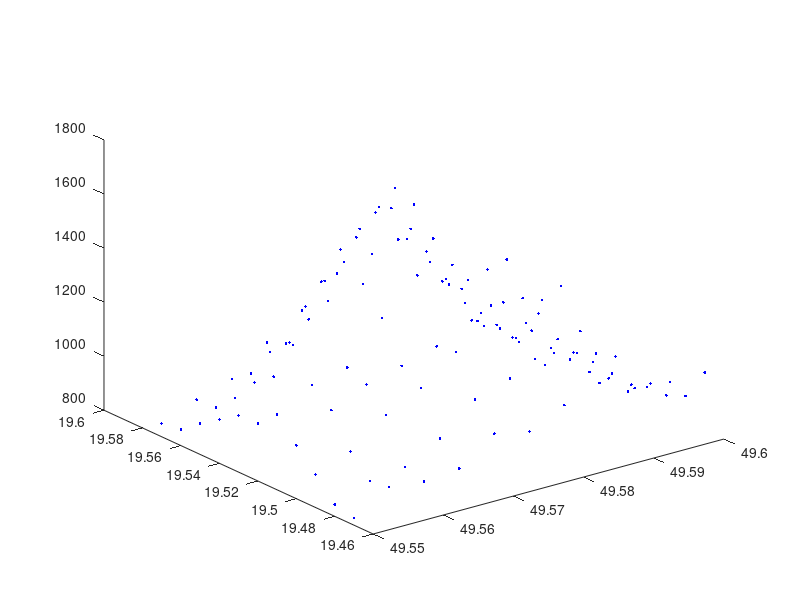
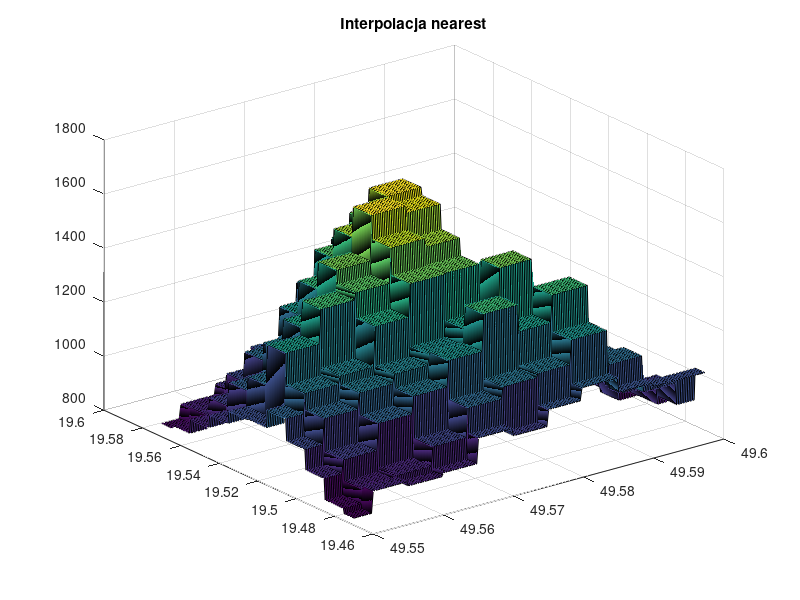
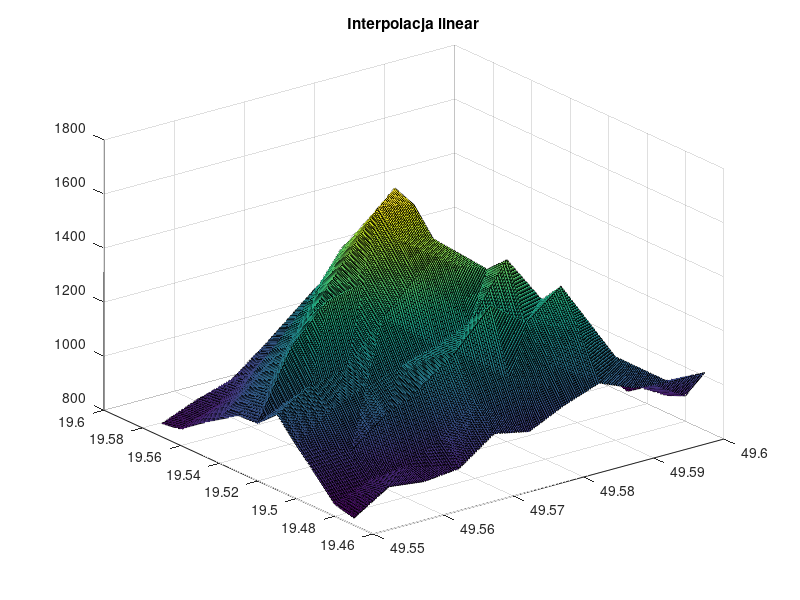
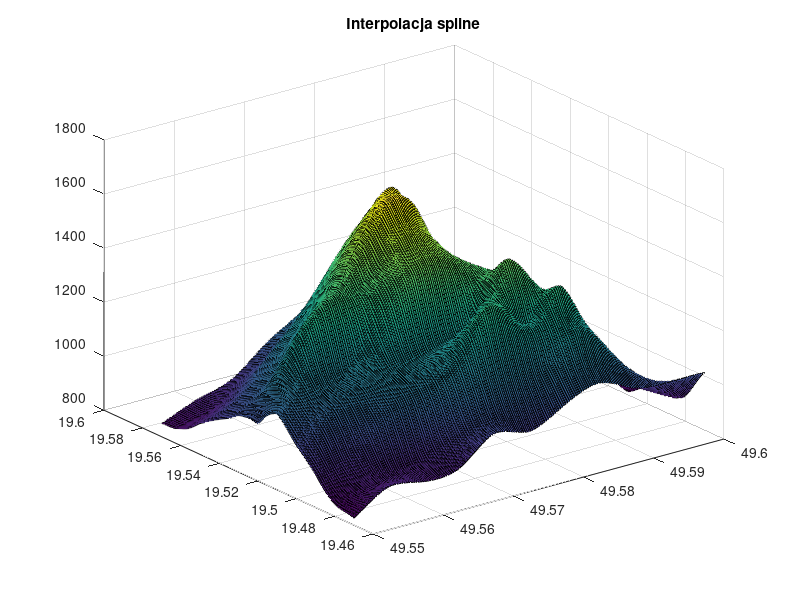

Here is the MATLAB script that generated these plots, in order: (Note: this script raises an error after producing the figures.)
clear all; close all;
load('babia_gora.dat'); % Pobierz dane topograficzne z pliku babia_gora.dat

X = babia_gora;

% Tworzenie nowego okna wykresu, tworzenie siatki, wyświetlanie punktów 3D
figure; grid; plot3(X(:,1), X(:,2), X(:,3), 'b.');

x = X(:,1);
y = X(:,2);
z = X(:,3);

xvar = [min(x) : (max(x) - min(x)) / 200 : max(x)];
yvar = [min(y) : (max(y) - min(y)) / 200 : max(y)];

[Xi, Yi] = meshgrid(xvar, yvar);

% Interpolacja typu nearest
out_nearest = griddata(x, y, z, Xi, Yi, 'nearest');
figure; surf(Xi, Yi, out_nearest);
title('Interpolacja nearest');

% Interpolacja typu linear
out_linear = griddata(x, y, z, Xi, Yi, 'linear');
figure; surf(Xi, Yi, out_linear);
title('Interpolacja linear');

% Interpolacja typu spline
out_spline = griddata(x, y, z, Xi, Yi, 'v4');
figure; surf(Xi, Yi, out_spline);
title('Interpolacja spline');

% Interpolacja typu cubic (zawarta w kodzie)
out_cubic = griddata(x, y, z, Xi, Yi, 'cubic');
figure; surf(Xi, Yi, out_cubic);
title('Interpolacja cubic (domyślna)');

%Próbowałem jakieś przeliczniki stosować ale nie ma to za bardzo sensu
%przez to, że macierze są innej długości niż te dane w pliku babia_gora.dat